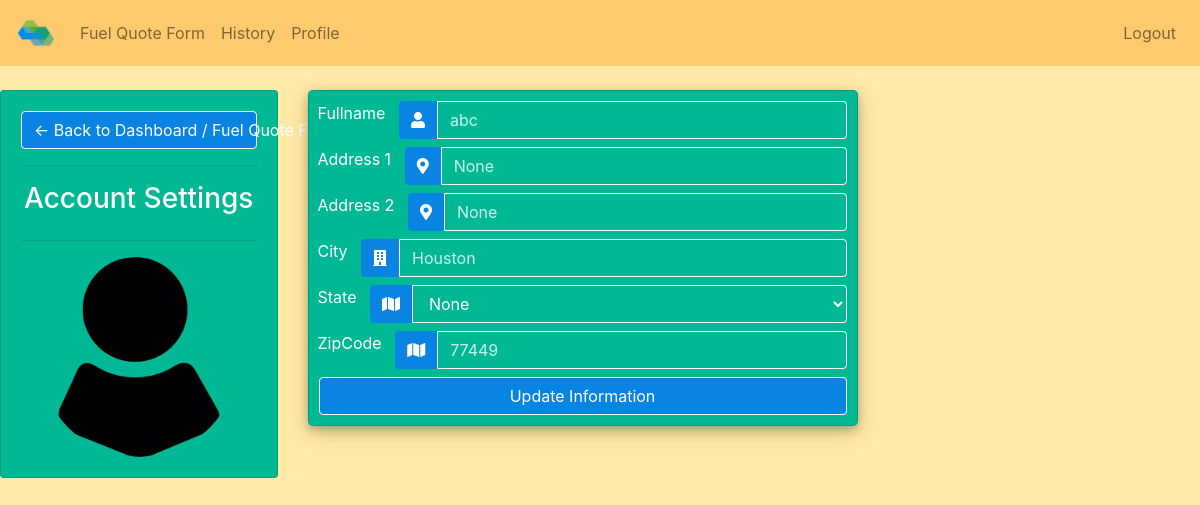
Page /profile/ (signed in) on the earlier database version.
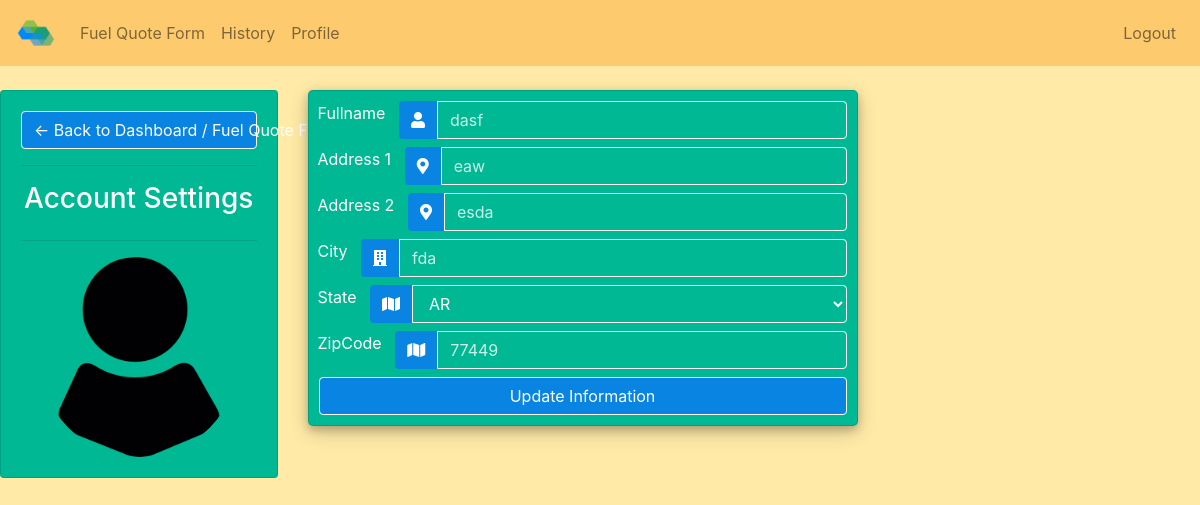
Same page on the later database version.
### hexafuel_oil_app/models.py (models this page shows, shortened)
class ClientInformation(models.Model):
    class States(models.TextChoices):
        ALABAMA='AL'
        ALASKA='AK'
        ARIZONA='AZ'
        ARKANSAS='AR'
        CALIFORNIA='CA'
        COLORADO='CO'
        CONNECTICUT='CT'
        DELAWARE='DE'
        FLORIDA='FL'
        GEORGIA='GA'
        HAWAII='HI'
        IDAHO='ID'
        ILLINOIS='IL'
        INDIANA='IN'
        IOWA='IA'
        KANSAS='KS'
        KENTUCKY='KY'
        LOUISIANA='LA'
        MAINE='ME'
        MARYLAND='MD'
        MASSACHUSETTS='MA'
        MICHIGAN='MI'
        MINNESOTA='MN'
        MISSISSIPPI='MS'
        MISSOURI='MO'
        MONTANA='MT'
        NEBRASKA='NE'
        NEVADA='NV'
        NEW_HAMPSHIRE='NH'
        NEW_JERSEY='NJ'
        NEW_MEXICO='NM'
        NEW_YORK='NY'
        NORTH_CAROLINA='NC'
        NORTH_DAKOTA='ND'
        OHIO='OH'
        OKLAHOMA='OK'
        OREGON='OR'
        PENNSYLVANIA='PA'
        RHODE_ISLAND='RI'
        SOUTH_CAROLINA='SC'
        SOUTH_DAKOTA='SD'
        TENNESSEE='TN'
        TEXAS='TX'
        UTAH='UT'
        VERMONT='VT'
        VIRGINIA='VA'
        WASHINGTON='WA'
        WEST_VIRGINIA='WV'
        WISCONSIN='WI'
        WYOMING='WY'
    auth_user_id = models.OneToOneField(User, to_field='id', on_delete = models.CASCADE)
    fullname = models.CharField(max_length=50)
    address1 = models.CharField(max_length=100)
    address2 = models.CharField(max_length=100, null = True)
    city = models.CharField(max_length=50)
    state = models.CharField(max_length=2, choices=States.choices)
    zipcode = models.CharField(max_length=9)

### hexafuel_oil_app/views.py (the view, shortened to what this page needs)
# urls.py: path('profile/', login_required(ProfileView.as_view()), name="profile"),
class ProfileView(LoginRequiredMixin,PermissionRequiredMixin, TemplateView):
    template_name = "hexafuel_oil_app/account_settings.html"
    permission_required = ("auth.change_user")
    def get(self, request):
        try:
            clients_queryset = ClientInformation.objects.all()
            client = clients_queryset.get(auth_user_id_id = request.user.id)
            args = {'client' : client}
            return render(request, "hexafuel_oil_app/account_settings.html", args)
        except Exception as e:
            print('EXP', e)
            return render(request, "hexafuel_oil_app/account_settings.html")

### hexafuel_oil_app/templates/hexafuel_oil_app/account_settings.html (shortened to what this page needs)
{% extends 'hexafuel_oil_app/main.html'%}
{% load static %}
{% block content %}
	{% include 'hexafuel_oil_app/navbar.html'%}
	<br>
	<div class="row">
		<div class="col-md-3">
			<div class="card card-body profile-change-card-side">
				<a class="btn btn-primary form-control" href="fuel_quote.html"> &#8592; Back to Dashboard / Fuel Quote Form</a>
				<hr>
				<h3 style="text-align: center">Account Settings</h3>
				<hr>
				<img class="profile-pic" src="{% static 'images/profile1.png' %}" >
			</div>
		</div>
		<div class="col-md-9">
			<div class="card card-body profile-change-card">
				<form method="POST" action="" enctype="multipart/form-data" name="profile-form" onsubmit="return validateForm()">
					<div class="input-group mb-2">
						<div class="input-group-append">
							<label for="fullname">Fullname</label>&nbsp &nbsp
							<span class="input-group-text"><i class="fas fa-user"></i></span>
						</div>
						<input type="text" name='fullname' class="form-control" required placeholder={{ client.fullname }}>
					</div>
					<div class="input-group mb-2">
						<div class="input-group-append">
							<label for="fullname">Address 1</label>&nbsp &nbsp
							<span class="input-group-text"><i class="fas fa-map-marker-alt"></i></span>
						</div>
						<input type="text" name="address1" class="form-control" required placeholder={{ client.address1 }}>
					</div>
					<div class="input-group mb-2">
						<div class="input-group-append">
							<label for="fullname">Address 2</label>&nbsp &nbsp
							<span class="input-group-text"><i class="fas fa-map-marker-alt"></i></span>
						</div>
						<input type="text" name="address2" class="form-control" placeholder={{ client.address2 }}>
					</div>
					<div class="input-group mb-2">
						<div class="input-group-append">
							<label for="fullname">City</label>&nbsp &nbsp
							<span class="input-group-text"><i class="fas fa-building"></i></span>
						</div>
						<input type="text" name="city" class="form-control" required placeholder={{ client.city }}>
					</div>
					{% include 'hexafuel_oil_app/state-select.html' %}
					<div class="input-group mb-2">
						<div class="input-group-append">
							<label for="fullname">ZipCode</label>&nbsp &nbsp
							<span class="input-group-text"><i class="fas fa-map"></i></span>
						</div>
						<input type="text" name="zipcode" class="form-control" required placeholder={{ client.zipcode }}>
					</div>
				<input class="btn btn-primary" type="submit" name="Update Information" value="Update Information">
				</form>
			</div>
		</div>
	</div>
{% endblock %}

### hexafuel_oil_app/templates/hexafuel_oil_app/main.html (shortened to what this page needs)
{% load static %}
<!DOCTYPE html>
<html>
<head>
	<link rel="stylesheet" href="https://stackpath.bootstrapcdn.com/bootstrap/4.1.3/css/bootstrap.min.css">
	<link rel="stylesheet" href="https://use.fontawesome.com/releases/v5.6.1/css/all.css">
  <link rel="stylesheet" href="{% static '/css/login.css' %}">
</head>
<body>
  {% block content %}
  {% endblock %}
</body>
</html>

### hexafuel_oil_app/templates/hexafuel_oil_app/navbar.html (shortened to what this page needs)
{% load static %}
<nav class="navbar navbar-expand-lg navbar-light bg-light">
  <a class="navbar-brand" href="#">
    <img src="{% static 'images/logo-simple.png' %}" id="logo-nav">
  </a>
  <div class="collapse navbar-collapse" id="navbarSupportedContent">
    <ul class="navbar-nav mr-auto">
    <li class="nav-item">
      <a class="nav-link" href="{% url 'form' %}">Fuel Quote Form</a>
    </li>
    <li class="nav-item">
      <a class="nav-link" href="{% url 'history' %}">History</a>
    </li>
    <li class="nav-item">
      <a class="nav-link" href="{% url 'profile' %}">Profile</a>
    </li>
    </ul>
    <ul class="navbar-nav ml-auto ">
      <li class="nav-item ">
        <a class="nav-link" href="{% url 'logout' %}">Logout</a>
      </li>
    </ul>
  </div>
</nav>

### hexafuel_oil_app/templates/hexafuel_oil_app/state-select.html (shortened to what this page needs)
<div class="input-group mb-2">
    <div class="input-group-append">
        <label for="fullname">State</label>&nbsp &nbsp
        <span class="input-group-text"><i class="fas fa-map"></i></span>
    </div>
    <select id="state-select" class="form-control" name="state" required>
        <option selected disabled value="{{ client.state }}">{{ client.state }}</option>
    </select>
</div>

### static/css/login.css (style rules this page uses)
body,html { margin: 0; padding: 0; height: 100%; background: #ffeaa7 !important; }
.navbar-light { background-color:#fdcb6e !important; }
#logo-nav { width:2em; height:2em; }
.form-control::placeholder { color: #ffffff; opacity: 0.8; }
.profile-change-card-side { background: #00b894; color: #fff; }
.profile-change-card { width: 550px; margin-top: auto; margin-bottom: auto; background: #00b894; position: relative; display: flex; justify-content: center; flex-direction: column; padding: 10px; box-shadow: 0 4px 8px 0 rgba(0, 0, 0, 0.2), 0 6px 20px 0 rgba(0, 0, 0, 0.19); -webkit-box-shadow: 0 4px 8px 0 rgba(0, 0, 0, 0.2), 0 6px 20px 0 rgba(0, 0, 0, 0.19); -moz-box-shadow: 0 4px 8px 0 rgba(0, 0, 0, 0.2), 0 6px 20px 0 rgba(0, 0, 0, 0.19); border-radius: 5px; }
.form-control, .form-control:focus { background:rgba(255, 255, 255, 0); color: #ffffff; border-color:#ffffff; }
.btn-primary { background: #0984e3 !important; color: white !important; }
.input-group-text { background: #0984e3 !important; color: white !important; border: 0 !important; border-radius: 0.25rem 0 0 0.25rem !important; }
#state-select>option { color:#000 !important; background-color: #fdcb6e; }
label { text-decoration-color:#ffffff !important; color:#ffffff !important; }

### hexafuel_oil_app/templates/hexafuel_oil_app/account_settings.html (style rules this page uses)
.profile-pic { max-width: 200px; max-height:200px; margin: 0 auto; border-radius: 50%; }

Differences in the rows shown:
changed ClientInformation: fullname "abc" → "dasf"; address1 "None" → "eaw"; address2 "None" → "esda"; city "Houston" → "fda"; state "None" → "AR"
